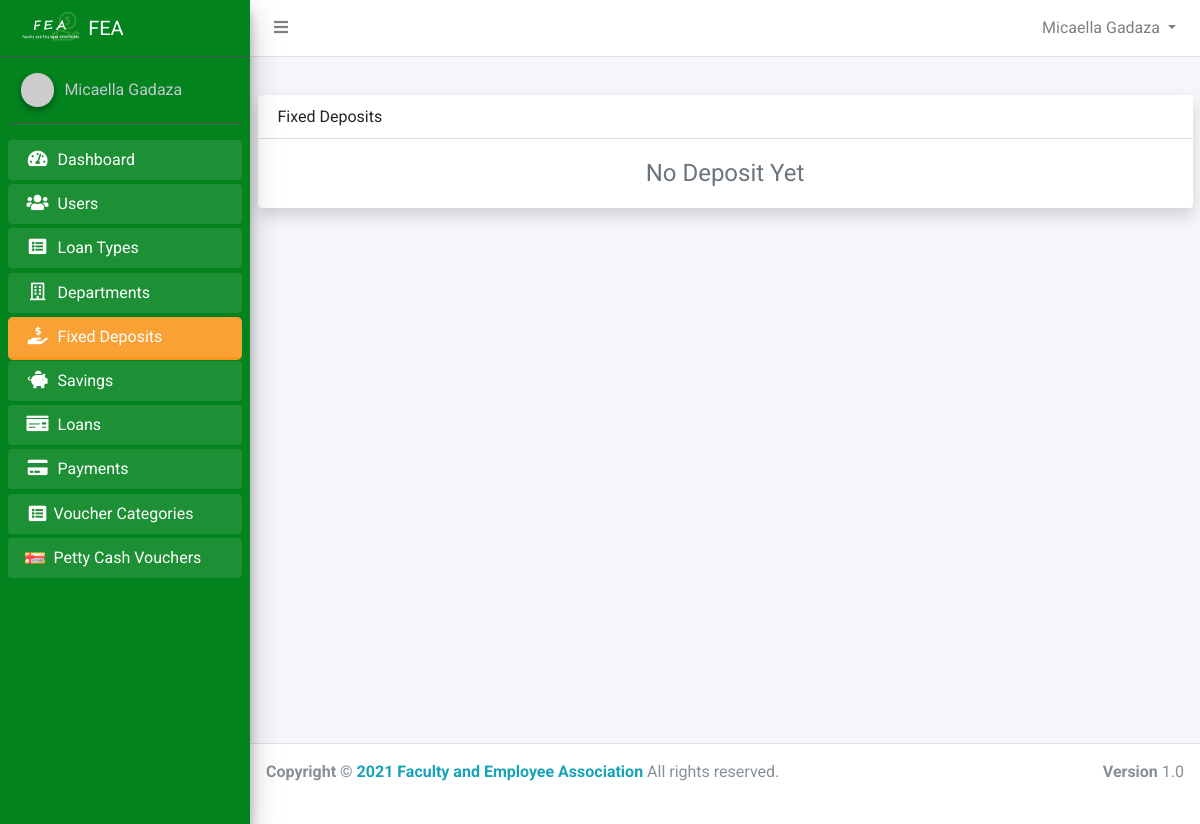
The page /admin/fixed_deposits.php (signed in) on the database as committed earlier.
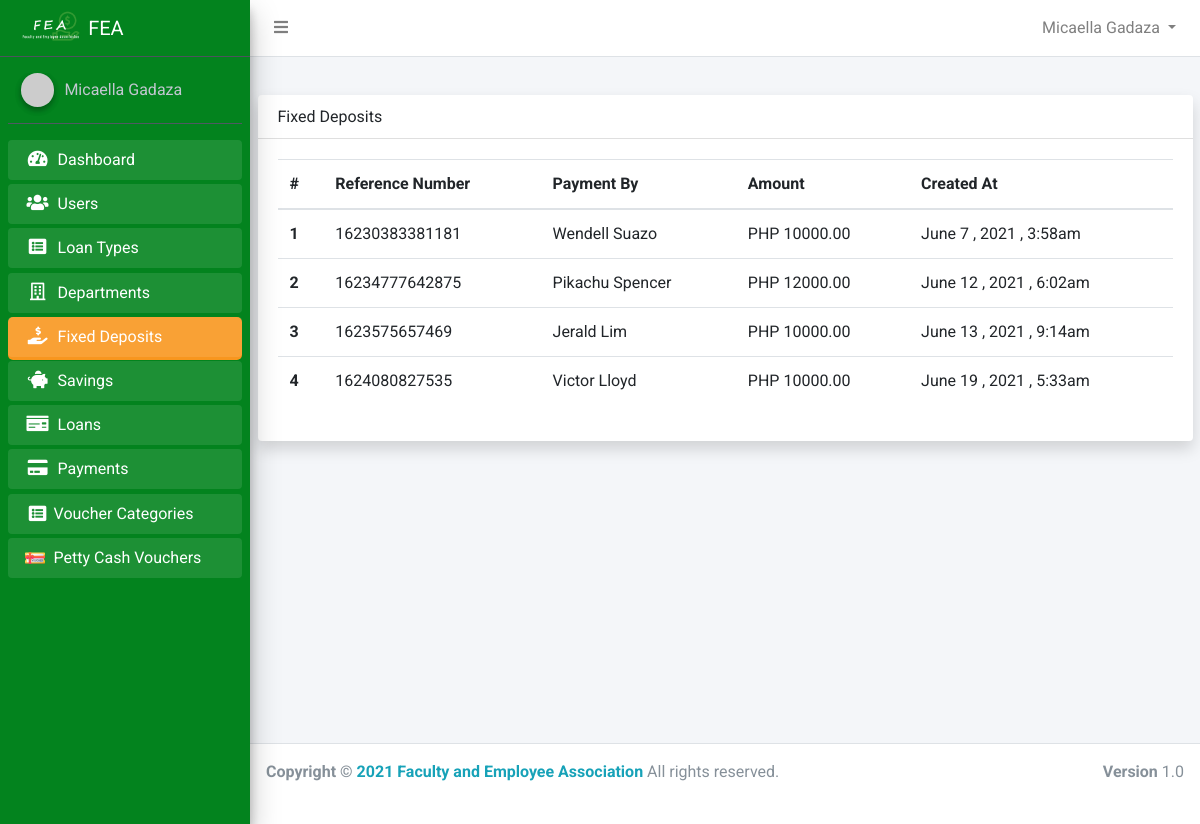
The same page on the database as committed later.
### tables this page shows
CREATE TABLE `users` (
  `id` int(11) NOT NULL,
  `account_number` varchar(50) NOT NULL,
  `firstname` varchar(50) NOT NULL,
  `middlename` varchar(50) NOT NULL,
  `lastname` varchar(50) NOT NULL,
  `home_address` varchar(255) NOT NULL,
  `permanent_address` varchar(255) NOT NULL,
  `gender` varchar(50) NOT NULL,
  `birth_date` varchar(255) DEFAULT NULL,
  `contact_number` varchar(50) NOT NULL,
  `email` varchar(50) NOT NULL,
  `password` varchar(50) NOT NULL,
  `position_id` int(11) DEFAULT NULL,
  `sg` int(11) NOT NULL,
  `employment_status` varchar(50) NOT NULL,
  `department_id` int(11) NOT NULL,
  `name_of_spouse` varchar(100) NOT NULL,
  `fathers_name` varchar(100) NOT NULL,
  `mothers_maiden_name` varchar(50) NOT NULL,
  `beneficiary` varchar(255) NOT NULL,
  `paid_membership` tinyint(1) NOT NULL DEFAULT 0,
  `active` tinyint(1) NOT NULL DEFAULT 0,
  `reason1` text DEFAULT NULL,
  `reason2` text DEFAULT NULL,
  `reason3` text DEFAULT NULL,
  `approved_by_m1` int(11) DEFAULT NULL,
  `approved_by_m2` int(11) DEFAULT NULL,
  `approved_by_m3` int(11) DEFAULT NULL,
  `approved_by_president` tinyint(1) NOT NULL DEFAULT 0,
  `reason_for_decline` text DEFAULT NULL,
  `created_at` timestamp NOT NULL DEFAULT current_timestamp()
);

CREATE TABLE `fixed_deposits` (
  `id` int(11) NOT NULL,
  `reference_number` varchar(50) DEFAULT NULL,
  `payment_by` varchar(100) NOT NULL,
  `amount` double NOT NULL,
  `user_id` int(11) NOT NULL,
  `created_at` timestamp NOT NULL DEFAULT current_timestamp()
);

### app/config/config.php (called while the page is built, shortened)
<?php
class Connection
{
    public $conn;
    public function __construct()
    {
        try {
            $dsn = 'mysql:host=' . HOST . ';dbname=' . DB_NAME;
            $this->conn = new PDO($dsn, USERNAME, PASSWORD);
            $this->conn->setAttribute(PDO::ATTR_DEFAULT_FETCH_MODE, PDO::FETCH_OBJ);
            $this->conn->setAttribute(PDO::ATTR_EMULATE_PREPARES, false);
        } catch (PDOException $e) {
            echo "Error!: " . $e->getMessage() . "<br/>";
            die();
        }
        return $this->conn;
    }
}

### core.php (called while the page is built, shortened)
<?php
require_once 'app/config/config.php';
require_once 'app/models/User.php';
$user = new User();

### app/models/User.php (called while the page is built, shortened)
<?php
class User extends Connection
{
    public static function Auth()
    {
        if (isset($_SESSION['id'])) {
            return true;
        } else {
            return false;
        }
    }
    public function getFullName()
    {
        if (self::Auth()) {
            $user = $this->getUser();
            return ucwords($user->firstname) . ' ' . ucwords($user->lastname);
        } else {
            return 'Guess';
        }
    }
    public function getUser()
    {
        if (self::Auth()) {
            $sql = "SELECT * FROM users WHERE id=:id AND active=1 AND paid_membership=1";
            $stmt = $this->conn->prepare($sql);
            $stmt->execute(['id' => $_SESSION['id']]);
            $user = $stmt->fetch();
            return $user;
        }
    }
}

### app/controllers/admin/FixedDepositController.php (called while the page is built, shortened)
<?php
class AdminFixedDeposit extends Connection
{
    public function index()
    {
        $sql = "SELECT * FROM fixed_deposits WHERE amount !=0";
        $stmt = $this->conn->query($sql);
        $stmt->execute();
        return $stmt->fetchAll();
    }
}

### app/helpers/showPrice.php (called while the page is built)
<?php
function formatDecimal($num)
{
    return  number_format((float)$num, 2, '.', '');
}

### app/helpers/formatDate.php (called while the page is built, shortened)
<?php
function formatDate($date)
{
    $d = new DateTime($date);
    return $d->format("F j \, Y \, g:ia \ ");
}

### admin/fixed_deposits.php (the view, shortened to what this page needs)
<?php
require_once '../core.php';
require_once '../app/includes/admin/header.php';
$fixedDeposit = new AdminFixedDeposit();
$fixedDeposits = $fixedDeposit->index();
?>
<div class="container">
    <div class="card shadow">
        <div class="card-header d-flex align-items-center">
            <h4>Fixed Deposits</h4>
        </div>
        <div class="card-body">
            <div class="table-responsive">
                <?php if ($fixedDeposits) : ?>
                    <table class="table" id="myTable">
                        <thead>
                            <tr>
                                <th scope="col">#</th>
                                <th scope="col">Reference Number</th>
                                <th scope="col">Payment By</th>
                                <th scope="col">Amount</th>
                                <th scope="col">Created At</th>
                            </tr>
                        </thead>
                        <tbody>
                            <?php foreach ($fixedDeposits as $key => $deposit) : ?>
                                <tr>
                                    <th scope="row"><?php echo $key + 1 ?></th>
                                    <td><?php echo $deposit->reference_number ?></td>
                                    <td><?php echo ucwords($deposit->payment_by) ?></td>
                                    <td>PHP <?php echo formatDecimal($deposit->amount) ?></td>
                                    <td><?php echo formatDate($deposit->created_at) ?></td>
                                </tr>
                            <?php endforeach; ?>
                        </tbody>
                    </table>
                <?php else : ?>
                    <h2 class="text-secondary text-center">No Deposit Yet</h2>
                <?php endif; ?>
            </div>
        </div>
    </div>
</div>
</div>
<?php require_once  '../app/includes/admin/footer.php' ?>

### app/includes/admin/header.php (shortened to what this page needs)
<!DOCTYPE html>
<html lang="en">
<head>
    <link rel="stylesheet" href="https://cdnjs.cloudflare.com/ajax/libs/font-awesome/5.15.2/css/all.min.css">
    <link rel="stylesheet" href="../assets/admin/css/adminlte.min.css">
    <link rel="stylesheet" href="../assets/admin/css/OverlayScrollbars.min.css">
    <link rel="stylesheet" href="https://cdn.jsdelivr.net/npm/bootstrap-select@1.13.14/dist/css/bootstrap-select.min.css">
    <link rel="stylesheet" href="../assets/css/bootstrap-select.min.css">
    <link rel="stylesheet" href="../assets/admin/css/admin.css?id=<?php time(); ?>">
    <link href="https://unpkg.com/tailwindcss@^2/dist/tailwind.min.css" rel="stylesheet">
    <link rel="stylesheet" href="//cdn.datatables.net/1.10.24/css/jquery.dataTables.min.css">
    <link rel="stylesheet" href="https://cdn.datatables.net/buttons/1.7.0/css/buttons.dataTables.min.css">
</head>
<body class="hold-transition sidebar-mini layout-fixed">
    <div class="wrapper">
        <?php include 'navbar.php' ?>
        <aside class="main-sidebar sidebar-dark-primary elevation-4">
            <a href="../index.php" class="brand-link d-flex align-items-center">
                <img src="../assets/img/logo_light.png" alt="FEA" class="brand-image">
                <span class="brand-text">FEA</span>
            </a>
            <?php include 'sidebar.php' ?>
        </aside>
        <div class="content-wrapper">
            <div class="content-header">
            </div>

### app/includes/admin/navbar.php (shortened to what this page needs)
<nav class="main-header navbar navbar-expand navbar-white navbar-light">
    <ul class="navbar-nav" style="width:100%;">
        <li class="nav-item">
            <a class="nav-link" data-widget="pushmenu" href="#" role="button"><i class="fas fa-bars"></i></a>
        </li>
        <li class="nav-item dropdown" style="margin-left:auto">
            <a id="navbarDropdown" class="nav-link dropdown-toggle" href="#" role="button" data-toggle="dropdown" aria-haspopup="true" aria-expanded="false" v-pre>
                <?php echo $user->getFullName() ?>
            </a>
        </li>
    </ul>
</nav>

### app/includes/admin/sidebar.php (shortened to what this page needs)
<div class="sidebar">
    <div class="user-panel mt-3 pb-3 mb-3 d-flex">
        <div class="image">
            <img src="https://ui-avatars.com/api/?name=<?php echo $user->getFullName() ?>" class="img-circle elevation-2" alt="User Image">
        </div>
        <div class="info">
            <a href="" class="d-block"><?php echo $user->getFullName() ?></a>
        </div>
    </div>
    <nav class="mt-2">
        <ul class="nav nav-pills nav-sidebar flex-column" data-widget="treeview" role="menu" data-accordion="false">
            <?php if ($_SESSION['position_id'] == 1) : ?>
                <li class="nav-item menu-open
                <?php echo (strpos(CURRENT_URL, 'dashboard') !== false) ? 'active' : '' ?>
                ">
                    <a href="<?php echo BASE_URL . '/admin/dashboard.php' ?>" class="nav-link">
                        <i class="nav-icon fas fa-tachometer-alt"></i>
                        <p>
                            Dashboard
                        </p>
                    </a>
                </li>
                <li class="nav-item menu-open
            <?php echo (strpos(CURRENT_URL, 'admin_user') !== false) ? 'active' : '' ?>
            ">
                    <a href="<?php echo BASE_URL . 'admin/admin_users.php' ?>" class="nav-link">
                        <i class="nav-icon fas fa-users"></i>
                        <p>
                            Users
                        </p>
                    </a>
                </li>
                <li class="nav-item menu-open
            <?php echo (strpos(CURRENT_URL, 'type') !== false) ? 'active' : '' ?>
            ">
                    <a href="<?php echo BASE_URL . 'admin/types.php' ?>" class="nav-link ">
                        <i class="nav-icon fa fa-list-alt"></i>
                        <p>
                            Loan Types
                        </p>
                    </a>
                </li>
                <li class="nav-item menu-open
            <?php echo (strpos(CURRENT_URL, 'department') !== false) ? 'active' : '' ?>
            ">
                    <a href="<?php echo BASE_URL . 'admin/departments.php' ?>" class="nav-link">
                        <i class="nav-icon far fa-building"></i>
                        <p>
                            Departments
                        </p>
                    </a>
                </li>
                <li class="nav-item menu-open
            <?php echo (strpos(CURRENT_URL, 'deposit') !== false) ? 'active' : '' ?>
            ">
                    <a href="<?php echo BASE_URL . 'admin/fixed_deposits.php' ?>" class="nav-link">
                        <i class="nav-icon fas fa-hand-holding-usd"></i>
                        <p>
                            Fixed Deposits
                        </p>
                    </a>
                </li>
                <li class="nav-item menu-open
            <?php echo (strpos(CURRENT_URL, 'saving') !== false) ? 'active' : '' ?>
            ">
                    <a href="<?php echo BASE_URL . 'admin/savings.php' ?>" class="nav-link">
                        <i class="nav-icon fas fa-piggy-bank"></i>
                        <p>
                            Savings
                        </p>
                    </a>
                </li>
                <li class="nav-item menu-open
            <?php echo (strpos(CURRENT_URL, 'admin/loan') !== false) ? 'active' : '' ?>
            ">
                    <a href="<?php echo BASE_URL . 'admin/loans.php' ?>" class=" nav-link ">
                        <i class="nav-icon fas fa-money-check"></i>
                        <p>
                            Loans
                        </p>
                    </a>
                </li>
                <li class="nav-item menu-open
            <?php echo (strpos(CURRENT_URL, 'payment') !== false) ? 'active' : '' ?>
            ">
                    <a href="<?php echo BASE_URL . 'admin/payments.php' ?>" class=" nav-link ">
                        <i class="nav-icon fas fa-credit-card"></i>
                        <p>
                            Payments
                        </p>
                    </a>
                </li>
                <li class="nav-item menu-open
            <?php echo (strpos(CURRENT_URL, 'admin/categor') !== false) ? 'active' : '' ?>
            ">
                    <a href="<?php echo BASE_URL . 'admin/categories_voucher.php' ?>" class=" nav-link d-flex align-items-center">
                        <i class="nav-icon fa fa-list-alt"></i>
                        <p>
                            Voucher Categories
                        </p>
                    </a>
                </li>
                <li class="nav-item menu-open
            <?php echo (strpos(CURRENT_URL, 'admin/voucher') !== false) ? 'active' : '' ?>
            ">
                    <a href="<?php echo BASE_URL . 'admin/vouchers.php' ?>" class=" nav-link d-flex align-items-center">
                        <i class="nav-icon">
                            <img src="../assets/img/voucher_icon.svg" alt="" width="20px" height="25px">
                        </i>
                        <p>
                            Petty Cash Vouchers
                        </p>
                    </a>
                </li>
            <?php endif ?>
        </ul>
    </nav>
</div>

### app/includes/admin/footer.php (shortened to what this page needs)
<footer class="main-footer">
  <strong>Copyright &copy; <span class="text-info">2021 Faculty and Employee Association</span></strong>
  All rights reserved.
  <div class="float-right d-none d-sm-inline-block">
    <b>Version</b> 1.0
  </div>
</footer>
</div>
</body>
</html>

### assets/admin/css/admin.css (style rules this page uses)
.sidebar { background: rgb(3, 131, 30); }
.main-sidebar { background-color: rgb(3, 131, 30) !important; }
.menu-open { margin-bottom: 1px !important; }
.active { background: #f8961e; border-radius: 5px; }
h2 { font-size: 24px !important; }

### app/includes/admin/header.php (style rules this page uses)
body { font-family: 'Roboto', sans-serif; }

Rows that differ between the two databases and show on the page:
added fixed_deposits: reference_number "16230383381181", payment_by "Wendell Suazo", amount "10000.00", created_at "June 7 , 2021 , 3:58am"
added fixed_deposits: reference_number "16234777642875", payment_by "Pikachu Spencer", amount "12000.00", created_at "June 12 , 2021 , 6:02am"
added fixed_deposits: reference_number "1623575657469", payment_by "Jerald Lim", amount "10000.00", created_at "June 13 , 2021 , 9:14am"
added fixed_deposits: reference_number "1624080827535", payment_by "Victor Lloyd", amount "10000.00", created_at "June 19 , 2021 , 5:33am"
Other text that changed with them:
text no longer shown: "No Deposit Yet"
text now shown: "# Reference Number Payment By Amount Created At"
